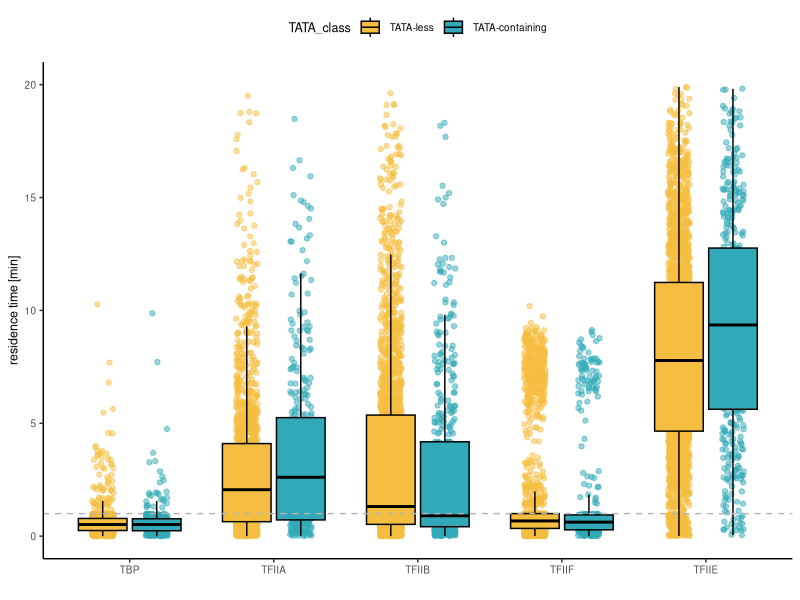

Reproduce this figure in R. (Note: this script raises an error after producing the figure.)
rm(list = ls())

library(tidyverse)
library(ggpubr)

set.seed(42)


# get list of TATA promoters
TATA = read.csv("data/TATA_information.csv") 
  

# upload the residence time table replace <1 min with a random number between 0-1
resTimes = read.csv("data/residence_times_all.csv") %>% 
  pivot_longer(cols = TBP:TFIIF, names_to = "factorName", values_to = "resTime", values_drop_na = TRUE) %>% 
  distinct()

# add information about TATA
plotResTime = resTimes %>% 
  mutate(randNum = runif(nrow(resTimes), min=0, max=1)) %>% 
  mutate(resTimesNum = ifelse(resTime == "<1", randNum, as.numeric(resTime))) %>% 
  #mutate(resTimesNum = ifelse(resTimesNum > 20, 20, resTimesNum)) %>% 
  inner_join(TATA)

plotResTime$factorName = factor(plotResTime$factorName, levels = c("TBP", "TFIIA", "TFIIB", 
                                                                   "TFIIF", "TFIIE"))
plotResTime$TATA_class = factor(plotResTime$TATA_class, levels = c("TATA-less", "TATA-containing"))

# plot
p = ggplot(plotResTime, aes(x = factorName, y = resTimesNum, fill = TATA_class))
p + geom_point(position=position_jitterdodge(jitter.width = 0.3), 
               aes(color = TATA_class), alpha = 0.5) + 
  geom_boxplot(outlier.shape=NA, color = "black") +
  geom_hline(yintercept = 1, linetype = "dashed", color = "grey70") + 
  theme_classic() +
  xlab(" ") +
  ylab("residence time [min]") +
  theme(panel.background = element_rect(fill = "transparent"), # bg of the panel
        plot.background = element_rect(fill = "transparent", color = NA),
        text = element_text(size=9),
        legend.position = "top",
        panel.grid.major = element_blank(), 
        panel.grid.minor = element_blank()) +
  #facet_wrap(~factorName, scales = "free", nrow = 1) +
  scale_fill_manual(values= c("#F5BE41", "#31A9B8")) +
  scale_color_manual(values= c("#F5BE41", "#31A9B8")) +
  ylim(0,20) 
ggsave("figures/panels/figS8/resTime_vs_TATA.pdf", width = 6, height = 6, units = "cm")

# to do Wilcoxon's test
p = ggplot(plotResTime, aes(x = TATA_class, y = resTimesNum, fill = TATA_class))
p + geom_point(position=position_jitterdodge(jitter.width = 0.3), 
               aes(color = TATA_class), alpha = 0.5) + 
  geom_boxplot(outlier.shape=NA) +
  geom_hline(yintercept = 1, linetype = "dashed", color = "grey70") + 
  theme_classic() +
  xlab(" ") +
  ylab("residence time [min]") +
  theme(panel.background = element_rect(fill = "transparent"), # bg of the panel
        plot.background = element_rect(fill = "transparent", color = NA),
        text = element_text(size=9),
        legend.position = "top",
        panel.grid.major = element_blank(), 
        panel.grid.minor = element_blank()) +
  #facet_wrap(~factorName, scales = "free", nrow = 1) +
  scale_fill_manual(values= c("#4DB3B3", "#E64A45")) +
  scale_color_manual(values= c("#4DB3B3", "#E64A45")) +
  ylim(0,20) + stat_compare_means(label.y = 20) +
  facet_wrap(~factorName)

